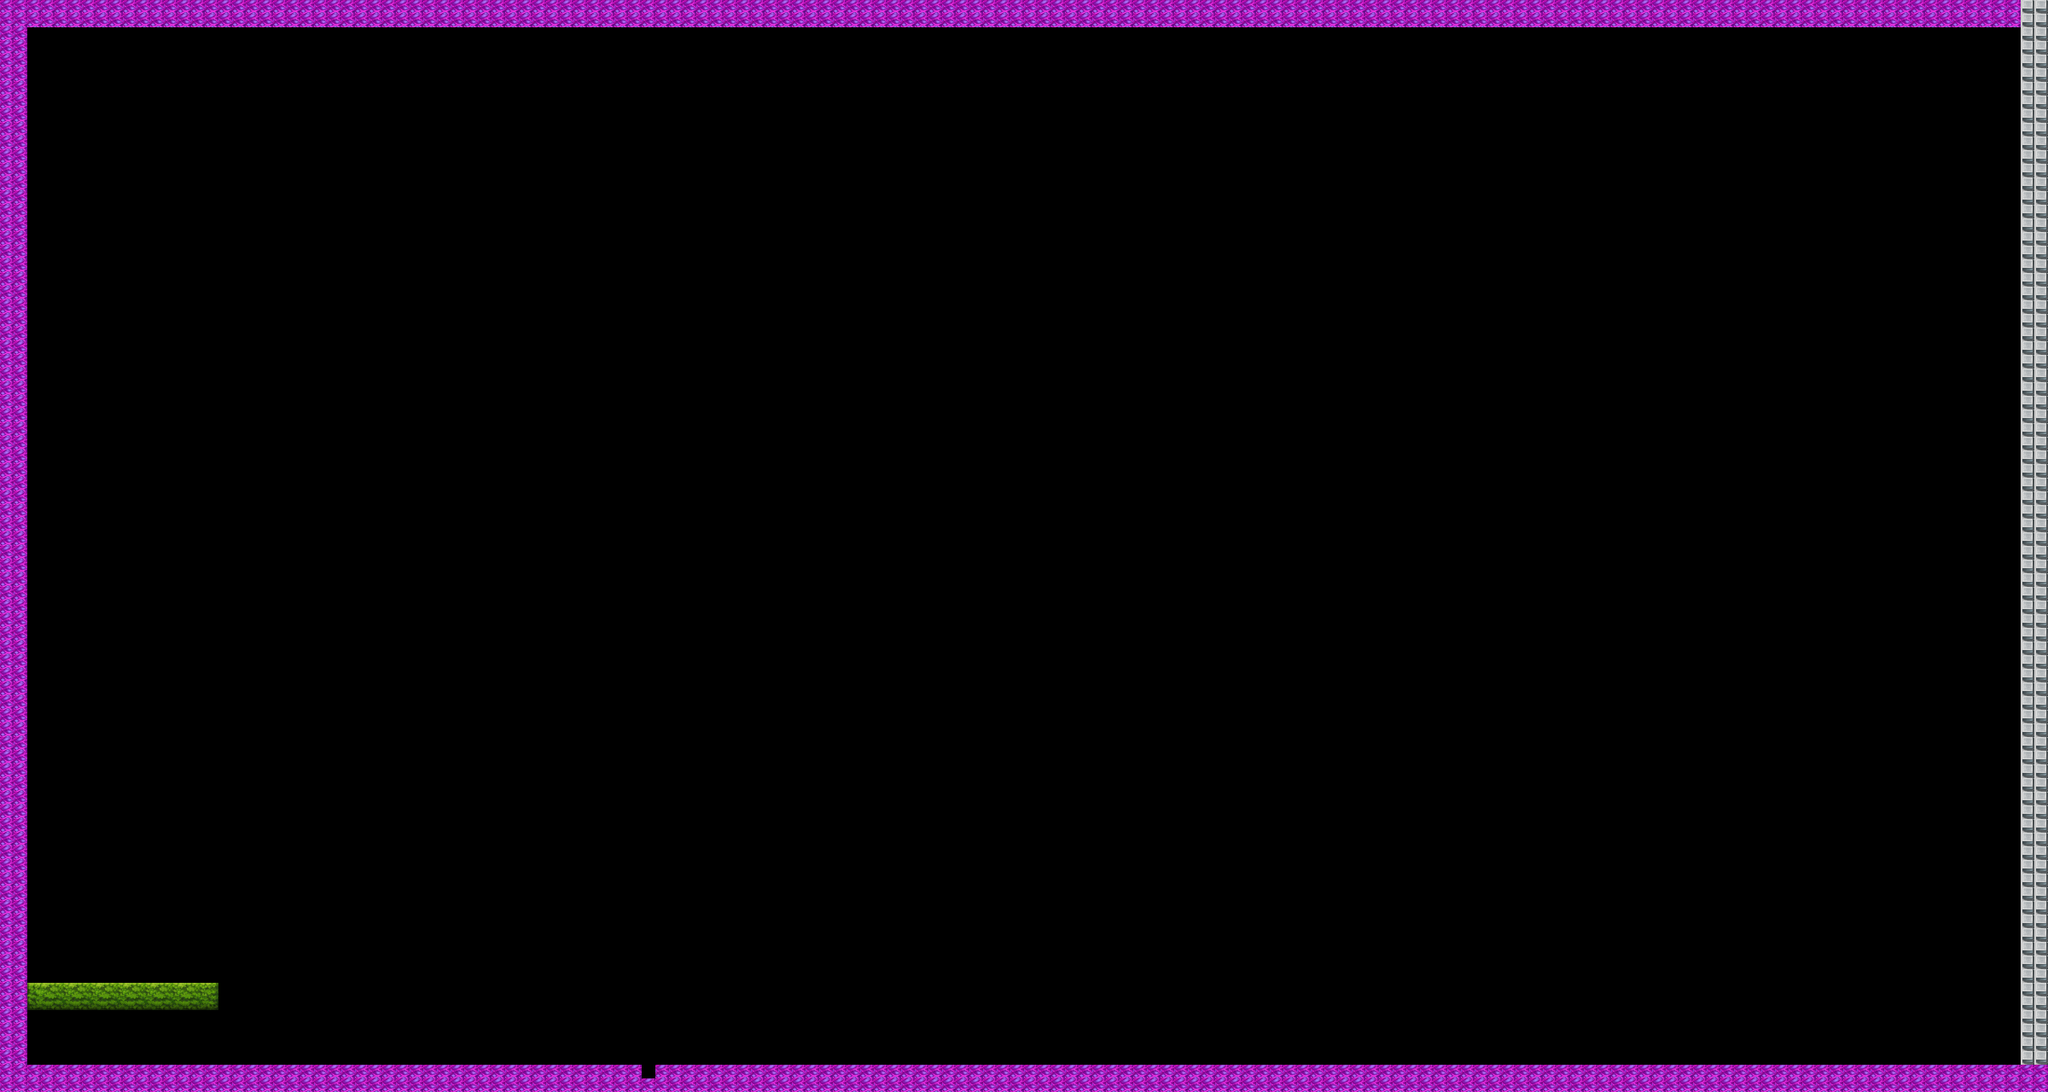

This game map was drawn from its Tiled (.tmx) file and the tilesets committed beside it. A one-line description and the trimmed map source follow:
An orthogonal 150x80 tile map with 16x16 px tiles, 2 tile layers (walls, background) and 2 objects (Enemy, Player).

<map version="1.9" tiledversion="1.9.2" orientation="orthogonal" renderorder="right-down" width="150" height="80" tilewidth="16" tileheight="16" infinite="0" nextlayerid="4" nextobjectid="8">
 <tileset firstgid="1" name="tileset_basic" tilewidth="16" tileheight="16" tilecount="960" columns="32">
  <image source="tilesets/tileset_basic.png" width="512" height="480" />
 </tileset>
 <layer id="2" name="walls" width="150" height="80">
  <data>[12000 cells, 931 non-empty, 1 distinct tile ids]</data>
 </layer>
 <layer id="1" name="background" width="150" height="80">
  <data>[12000 cells, 184 non-empty, 9 distinct tile ids]</data>
 </layer>
 <objectgroup id="3" name="objects">
  <object id="2" name="MerlinE" class="Enemy" x="482" y="1172" width="30.6667" height="62.6667">
   <properties>
    <property name="Type" value="Enemy" />
   </properties>
  </object>
  <object id="7" name="Sonic" class="Player" x="66.8986" y="1060.41" width="30.6667" height="62.6667">
   <properties>
    <property name="Type" value="Player" />
   </properties>
  </object>
 </objectgroup>
</map>
